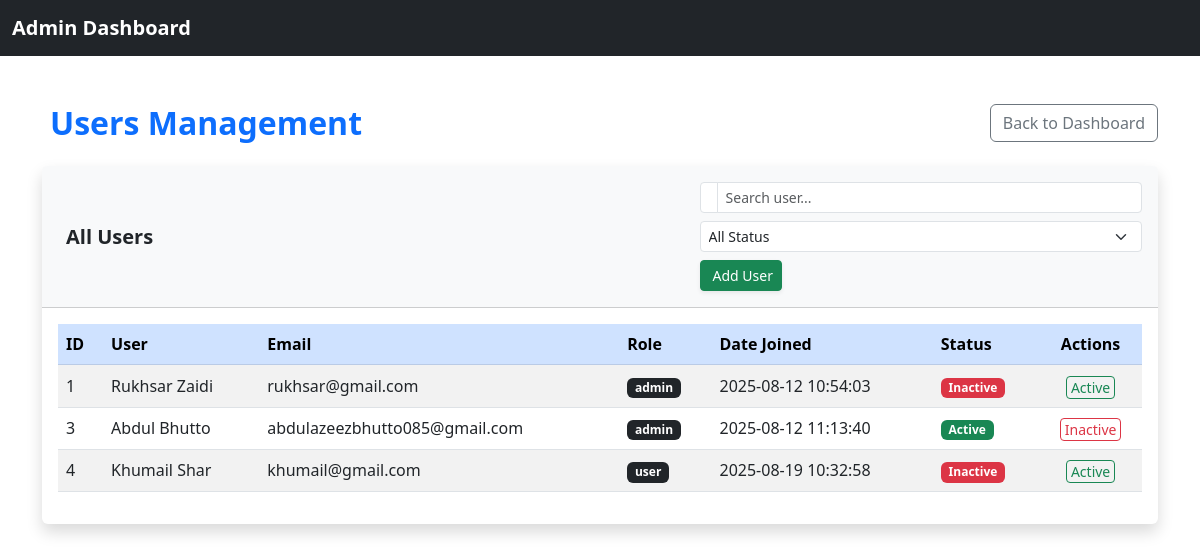
The page /admin/users.php (signed in) on the database its author committed.
### tables this page shows
CREATE TABLE `users` (
  `user_id` int(11) NOT NULL,
  `role_id` int(11) DEFAULT 2,
  `first_name` varchar(100) NOT NULL,
  `middle_name` varchar(250) DEFAULT NULL,
  `last_name` varchar(100) NOT NULL,
  `email` varchar(150) NOT NULL,
  `password_hash` varchar(255) NOT NULL,
  `phone` varchar(20) DEFAULT NULL,
  `address` text DEFAULT NULL,
  `city` varchar(100) DEFAULT NULL,
  `state` varchar(100) DEFAULT NULL,
  `postal_code` varchar(20) DEFAULT NULL,
  `country` varchar(100) DEFAULT NULL,
  `created_at` timestamp NOT NULL DEFAULT current_timestamp(),
  `updated_at` timestamp NOT NULL DEFAULT current_timestamp() ON UPDATE current_timestamp(),
  `status` enum('Active','Inactive') NOT NULL DEFAULT 'Inactive'
);

CREATE TABLE `role` (
  `role_id` int(11) NOT NULL,
  `role_type` enum('admin','user') DEFAULT NULL
);

### require/database_settings.php (called while the page is built)
<?php
        $host_name      = "localhost";
        $user_name      = "root";
        $password       = "";
        $database_name  = "ecommerce";
?>

### require/database_connection.php (called while the page is built, shortened)
<?php
require("database_settings.php");
class database_connection {
    public function __construct($host_name, $user_name, $password, $database_name) {
        $this->host_name = $host_name;
        $this->user_name = $user_name;
        $this->password = $password;
        $this->database_name = $database_name;
        $this->connection = new mysqli($this->host_name, $this->user_name, $this->password, $this->database_name);
    }
}
$connection = new database_connection($host_name, $user_name, $password, $database_name);

### admin/includes/users.php (called while the page is built)
<?php
require("../require/database_connection.php");
class  users{
    public static function get_all_users($connection){
        $query = "SELECT users.*, role.role_type FROM users INNER JOIN role ON users.role_id = role.role_id";
        $result = mysqli_query($connection, $query);
        return $result;
    }
}
$users = users::get_all_users($connection->connection);
?>

### admin/users.php (the view, shortened to what this page needs)
<?php
include("includes/admin_configs.php");
include("includes/users.php");
?>
<div class="container my-5">
    <div class="d-flex justify-content-between align-items-center mb-4" data-aos="fade-right">
        <h2 class="mb-0 fw-bold text-primary"><i class="bi bi-people me-2"></i>Users Management</h2>
        <a href="dashboard.php" class="btn btn-outline-secondary">
            <i class="bi bi-arrow-left"></i> Back to Dashboard
        </a>
    </div>
    <div class="card shadow border-0" data-aos="fade-up">
        <div class="card-header bg-light d-flex flex-wrap justify-content-between align-items-center p-3">
            <h5 class="mb-2 mb-md-0 fw-semibold"><i class="bi bi-list-ul me-2"></i>All Users</h5>
            <div class="d-flex flex-wrap gap-2">
                <div class="input-group input-group-sm">
                    <span class="input-group-text bg-white"><i class="bi bi-search"></i></span>
                    <input type="text" id="searchInput" class="form-control" placeholder="Search user...">
                </div>
                <select id="statusFilter" class="form-select form-select-sm" onchange="searchByCategory(this.value)">
                    <option value="">All Status</option>
                </select>
                <a href="add_user.php" class="btn btn-success btn-sm shadow-sm">
                    <i class="bi bi-person-plus me-1"></i> Add User
                </a>
            </div>
        </div>
        <div class="card-body table-responsive">
            <table class="table table-hover table-striped align-middle" id="usersTable">
                <thead class="table-primary text-dark">
                    <tr>
                        <th>ID</th>
                        <th>User</th>
                        <th>Email</th>
                        <th>Role</th>
                        <th>Date Joined</th>
                        <th>Status</th>
                        <th class="text-center">Actions</th>
                    </tr>
                </thead>
                <tbody id="users">
                    <?php
                    if (mysqli_num_rows($users) > 0) {
                        while ($row = mysqli_fetch_assoc($users)) {
                            ?>
                            <tr>
                                <td><?php echo $row['user_id']; ?></td>
                                <td><?php echo $row['first_name'] . " " . $row['last_name']; ?></td>
                                <td><?php echo $row['email']; ?></td>
                                <td><span class="badge bg-dark"><?php echo $row['role_type']; ?></span></td>
                                <td><?php echo $row['created_at']; ?></td>
                                <td>
                                    <?php if ($row['status'] === "Active") { ?>
                                        <span class="badge bg-success">Active</span>
                                    <?php } else { ?>
                                        <span class="badge bg-danger">Inactive</span>
                                    <?php } ?>
                                </td>
                                <td class="text-center">
                                    <?php if ($row['status'] === "Active") { ?>
                                        <button onclick="setInactive(<?php echo $row['user_id']; ?>)"
                                            class="btn btn-outline-danger btn-sm py-0 px-1">
                                            <i class="bi bi-x-circle"></i> Inactive
                                        </button>
                                    <?php } else { ?>
                                        <button onclick="setActive(<?php echo $row['user_id']; ?>)"
                                            class="btn btn-outline-success btn-sm py-0 px-1">
                                            <i class="bi bi-check-circle"></i> Active
                                        </button>
                                    <?php } ?>
                                </td>
                            </tr>
                            <?php
                        }
                    } else {
                        echo '<tr><td colspan="7" class="text-center text-muted">No users found</td></tr>';
                    }
                    ?>
                </tbody>
            </table>
        </div>
    </div>
</div>

### rows shown on the page
users: user_id "1", first_name "Rukhsar", last_name "Zaidi", email "rukhsar@gmail.com", role.role_type "admin", created_at "2025-08-12 10:54:03", status "Inactive"
users: user_id "3", first_name "Abdul", last_name "Bhutto", email "abdulazeezbhutto085@gmail.com", role.role_type "admin", created_at "2025-08-12 11:13:40", status "Active"
users: user_id "4", first_name "Khumail", last_name "Shar", email "khumail@gmail.com", role.role_type "user", created_at "2025-08-19 10:32:58", status "Inactive"
